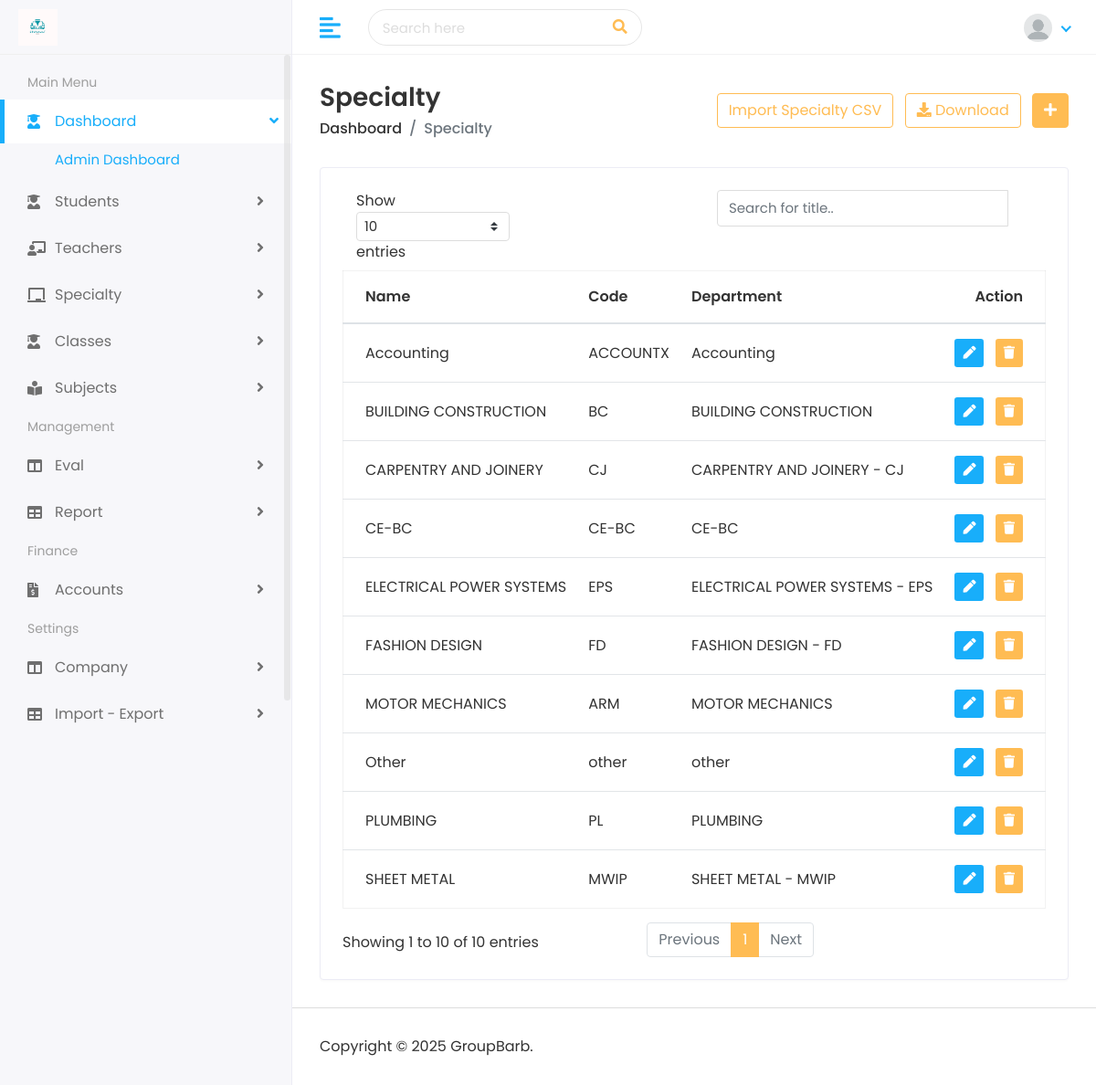
Page /specialty/ (signed in) on the committed database.
### school/models.py (models this page shows, shortened)
class Specialty(models.Model):
    name              = models.CharField(max_length=250, unique=True,)
    code              = models.CharField(max_length=250, unique=True,)
    department        = models.CharField(max_length=250, null=True, blank=True)
    other                   = models.CharField(max_length=250, null=True, blank=True)
    added_by                = models.CharField(max_length=100, null=True)
    modified_by             = models.CharField(max_length=100, null=True, blank=True)
    slug                    = models.SlugField(max_length=255, unique=True, blank=True)
    is_actif                = models.BooleanField(default=True)
    created_on              = models.DateTimeField(auto_now_add=True)
    updated_on              = models.DateTimeField(auto_now=True)

### school/views.py (the view, shortened to what this page needs)
# urls.py: path('specialty/', views.specialty_list, name="specialty_list"),
@login_required
def specialty_list(request):
    specialty_list = Specialty.objects.all()
    form = CSVSpecialtyImportForm()
    if 'q' in request.GET:
        search=request.GET['q']
        specialty_list =  Specialty.objects.filter(Q(name__contains = search) | Q(code__contains = search) |  Q(department__contains = search)  )
    context = {
        'specialty_list': specialty_list,
        'csv_specialty_import_form': form,
    }
    return render(request, "specialty/specialty.html", context)

### school/forms.py
class CSVSpecialtyImportForm(forms.Form):
    csv_file = forms.FileField()

### templates/specialty/specialty.html (shortened to what this page needs)
{% extends 'home/base.html' %}
{% load static %}
{% block body %}
         <div class="page-wrapper">
            <div class="content container-fluid">
               <div class="page-header">
                  <div class="row align-items-center">
                     <div class="col">
                        <h3 class="page-title">Specialty</h3>
                        <ul class="breadcrumb">
                           <li class="breadcrumb-item"><a href="">Dashboard</a></li>
                           <li class="breadcrumb-item active">Specialty</li>
                        </ul>
                     </div>
                     <div class="col-auto text-right float-right ml-auto">
                        {% if user.username == "emnanlaptop" %}
                        <button type="button" class="btn btn-outline-primary mr-2" data-toggle="modal" data-target="#csvimportspecialtyModal">
                           Import Specialty CSV
                         </button>
                        {% endif %}
                        <a href="{% url 'csv_download_specialty'  %}" class="btn btn-outline-primary mr-2"><i class="fas fa-download"></i> Download</a>
                        <a href="{% url 'add_specialty' %}" class="btn btn-primary"><i class="fas fa-plus"></i></a>
                     </div>
                  </div>
               </div>
               <div class="row">
                  <div class="col-sm-12">
                     <div class="card card-table">
                        <div class="card-body">
                           <div class="table-responsive">
                              <div class="col-auto text-right float-right ml-auto">
                                 <form>
                                    <div class="input-group">
                                       <input name="q" type="text" class="form-control"  placeholder="Search for title..">
                                       <div class="input-group-btn">
                                       <button class="btn btn-default" type="submit">
                                       </button>
                                       </div>
                                    </div>
                                 </form>
                              </div>
                              <table class="table table-hover table-center mb-0 datatable">
                                 <thead>
                                    <tr>
                                       <th>Name</th>
                                       <th>Code</th>
                                       <th>Department</th>
                                       <th class="text-right">Action</th>
                                    </tr>
                                 </thead>
                                 <tbody>
                                    {% for specialty_l in specialty_list %}
                                    <tr>
                                       <td>{{ specialty_l.name}}</td>
                                       <td>{{ specialty_l.code }}</td>
                                       <td>{{ specialty_l.department}}</td>
                                       <td class="text-right">
                                          <div class="actions">
                                             <a href="{% url 'edit_specialty' specialty_l.id %}" class="btn btn-sm bg-success-light mr-2">
                                                 <i class="fas fa-pen"></i>
                                             </a>
                                             <form action="{% url 'delete_specialty' specialty_l.id %}" method="POST" style="display:inline;">
                                                 <button type="submit" class="btn btn-sm bg-danger-light" onclick="return confirm('Are you sure you want to delete this specialty?');">
                                                     <i class="fas fa-trash"></i>
                                                 </button>
                                             </form>
                                         </div>
                                       </td>
                                    </tr>
                                    {% endfor %}
                                 </tbody>
                              </table>
                           </div>
                        </div>
                     </div>
                  </div>
               </div>
            </div>
            <footer>
               <p>Copyright © 2025 GroupBarb.</p>
            </footer>
         </div>
      </div>
   </body>
</html>
{% endblock %}

### static/assets/css/style.css (style rules this page uses)
html { height: 100%; }
body { background-color: #fff; color: #333; font-family: 'Poppins', sans-serif; font-size: 1rem; height: 100%; line-height: 1.5; overflow-x: hidden; }
h1, h2, h3, h4, h5, h6 { font-family: 'Poppins', sans-serif; margin-top: 0; }
.form-control { border: 1px solid #ddd; box-shadow: none; color: #333; font-size: 15px; height: 40px; }
input, input:focus, button, button:focus { outline: none; }
input[type=text], input[type=password] { -webkit-appearance: none; -moz-appearance: none; appearance: none; }
.input-group .form-control { height: 40px; }
ul, ol { padding: 0px; list-style: none; }
.table { color: #333; max-width: 100%; margin-bottom: 0; width: 100%; }
.table.dataTable { border-collapse: collapse !important; border: 1px solid rgba(0, 0, 0, 0.05); }
.table thead tr th { font-weight: 600; }
.table tbody tr { border-bottom: 1px solid rgba(0, 0, 0, 0.05); }
.table.table-center td, .table.table-center th { vertical-align: middle; }
.card-table .card-body .table > thead > tr > th { border-top: 0; }
.card-table .card-body .table tr td:first-child, .card-table .card-body .table tr th:first-child { padding-left: 1.5rem; }
.card-table .card-body .table tr td:last-child, .card-table .card-body .table tr th:last-child { padding-right: 1.5rem; }
.card-table .table td, .card-table .table th { border-top: 1px solid #e2e5e8; padding: 1rem 0.75rem; white-space: nowrap; }
.btn-primary { background-color: #FFBC53; border: 1px solid #FFBC53; }
.btn-outline-primary { color: #FFBC53; border-color: #FFBC53; }
.card { border: 1px solid #ececf5; box-shadow: 0 1px 3px 0 rgba(0, 0, 0, 0.03); margin-bottom: 1.875rem; }
.card-body { padding: 1.5rem; }
.bg-danger-light { background-color:#FFBC53 !important; color:#fff !important; }
.bg-success-light { background-color: #18aefa; color: #fff; }
footer { padding: 1.875rem 1.875rem; border-top: 1px solid #ddd; }
footer p { margin: 0px; }
.page-wrapper { margin-left: 320px; padding-top: 60px; position: relative; transition: all 0.4s ease; }
.page-wrapper > .content { padding: 1.875rem 1.875rem 0; }
.page-header { margin-bottom: 1.875rem; }
.page-header .breadcrumb { background-color: transparent; color: #6c757d; font-size: 1rem; font-weight: 500; margin-bottom: 0; padding: 0; }
.page-header .breadcrumb a { color: #333; }
.page-title { font-size: 28px; font-weight: 600; color: #333; margin-bottom: 5px; }

### rows in the picture
Specialty: name "SHEET METAL", code "MWIP", department "SHEET METAL - MWIP"
Specialty: name "CE-BC", code "CE-BC", department "CE-BC"
Specialty: name "ELECTRICAL POWER SYSTEMS", code "EPS", department "ELECTRICAL POWER SYSTEMS - EPS"
Specialty: name "Other", code "other", department "other"
Specialty: name "Accounting", code "ACCOUNTX", department "Accounting"
Specialty: name "PLUMBING", code "PL", department "PLUMBING"
Specialty: name "FASHION DESIGN", code "FD", department "FASHION DESIGN - FD"
Specialty: name "BUILDING CONSTRUCTION", code "BC", department "BUILDING CONSTRUCTION"
Specialty: name "CARPENTRY AND JOINERY", code "CJ", department "CARPENTRY AND JOINERY - CJ"
Specialty: name "MOTOR MECHANICS", code "ARM", department "MOTOR MECHANICS"
